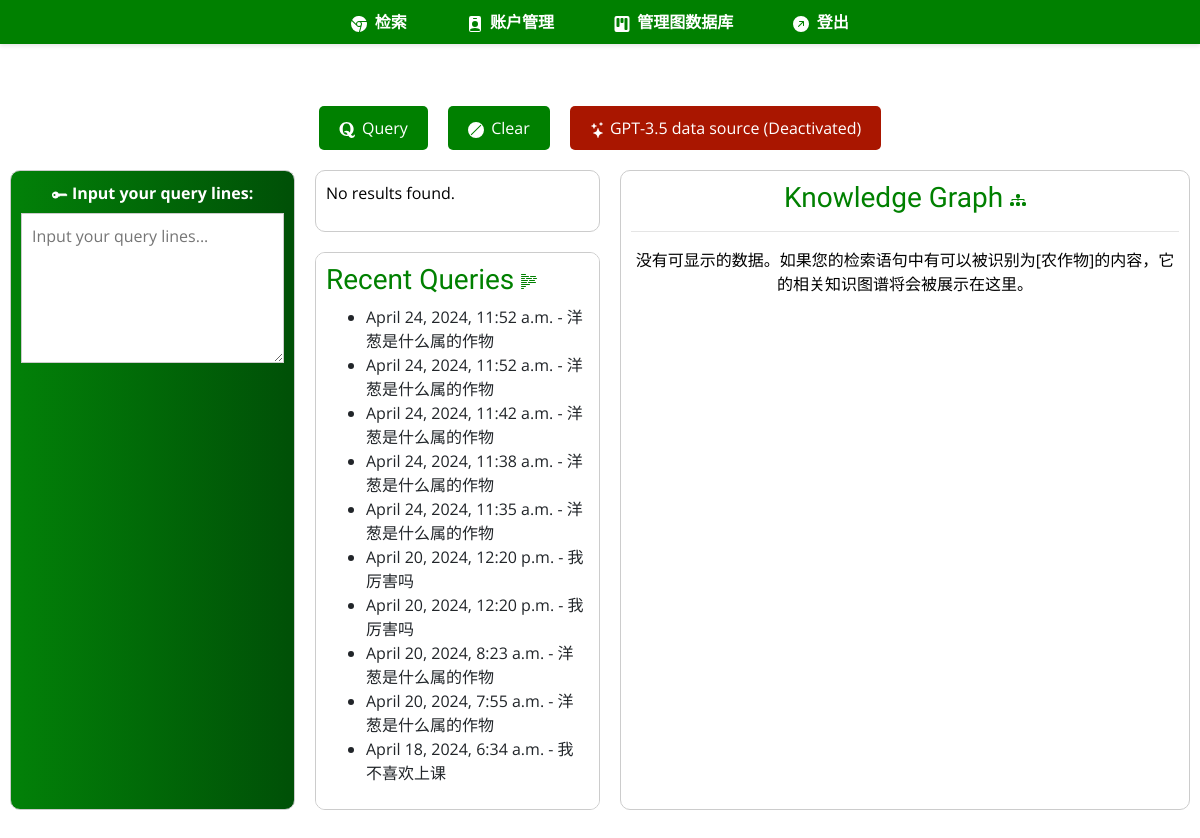
The page /query/ (signed in) on the database as committed earlier.
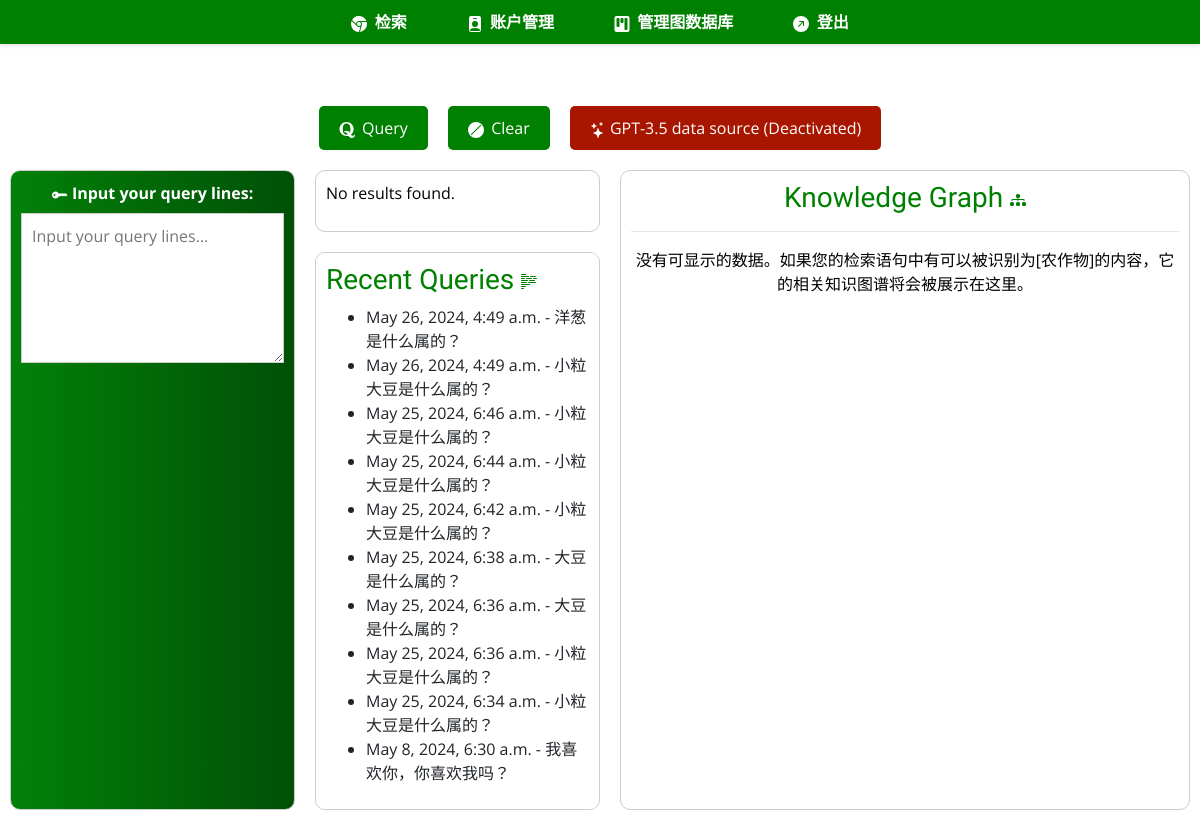
The same page on the database as committed later.
### query/models.py (models this page shows, shortened)
class QueryHistory(models.Model):
    ANSWER_STATUS_CHOICES = (
        ("KG", "Knowledge Graph"),
        ("LLM", "Large Language Model"),
        ("F", "Failed"),
        ("E", "Exception"),
    )
    user = models.ForeignKey(
        User, on_delete=models.CASCADE, related_name="query_histories"
    )
    query_content = models.TextField()
    timestamp = models.DateTimeField(default=timezone.now)
    ans_status = models.CharField(
        max_length=3, choices=ANSWER_STATUS_CHOICES, default="F"
    )

### query/views.py (the view, shortened to what this page needs)
# urls.py: path("", QueryView.as_view(), name="query-page"),
class QueryView(LoginRequiredMixin, View):
    template_name = "query/main_query.html"
    def get(self, request, *args, **kwargs):
        context = {
            "recent_queries": QueryHistory.objects.filter(
                user=self.request.user
            ).order_by("-timestamp")[:10],
        }
        return render(request, "query/main_query.html", context)

### accounts/templatetags/custom_tags.py (called while the page is built)
@register.filter(name="has_group")
def has_group(user, group_name):
    return user.groups.filter(name=group_name).exists()

### query/templates/query/main_query.html (shortened to what this page needs)
{% extends "base.html" %}
{% load static %}
{% block css_files %}
    <link rel="stylesheet" href="{% static "query/main_query.css" %}">
    <link rel="stylesheet" href="https://stackpath.bootstrapcdn.com/bootstrap/4.5.2/css/bootstrap.min.css">
    <link rel="stylesheet" href="{% static 'css/app.css' %}">
{% endblock %}
{% block content %}
    <section id="content">
        <div id="buttons-container">
            <button type="button" class="button" id="query-button">
                Query
            </button>
            <button type="button" class="button" id="clear-button">
                <svg xmlns="http://www.w3.org/2000/svg" width="16" height="16" fill="currentColor" class="bi bi-ban-fill" viewBox="0 0 16 16" style="margin-right: 0.2em;">
                  <path d="M16 8A8 8 0 1 1 0 8a8 8 0 0 1 16 0M2.71 12.584q.328.378.706.707l9.875-9.875a7 7 0 0 0-.707-.707l-9.875 9.875Z"/>
                </svg>
                Clear
            </button>
            <button type="button" class="button" id="gpt-button" data-toggle="button" aria-pressed="{% if gpt_active %}true{% else %}false{% endif %}" autocomplete="off">
                <span>
                    GPT-3.5 data source {% if gpt_active %}(Activated){% else %}(Deactivated){% endif %}
                </span>
            </button>
        </div>
        <div id="container-for-boxes">
            <div id="input-box">
                <form method="post" action="{% url 'query-page' %}">
                    <label for="query-input" style="color: white;">
                        <svg xmlns="http://www.w3.org/2000/svg" width="16" height="16" fill="currentColor" class="bi bi-key-fill" viewBox="0 0 16 16">
                          <path d="M3.5 11.5a3.5 3.5 0 1 1 3.163-5H14L15.5 8 14 9.5l-1-1-1 1-1-1-1 1-1-1-1 1H6.663a3.5 3.5 0 0 1-3.163 2M2.5 9a1 1 0 1 0 0-2 1 1 0 0 0 0 2"/>
                        </svg>
                        <strong>Input your query lines:</strong>
                    </label>
                    <textarea id="query-input" name="search_query" placeholder="Input your query lines..."></textarea>
                </form>
            </div>
            <div id="output-box">
                    {% if search_results %}
                        <div id="answer-output">
                            <p>{{ search_results }}</p>
                        </div>
                    {% else %}
                        <p>No results found.</p>
                    {% endif %}
            </div>
            <div id="recent-queries-box">
                <h3>
                    Recent Queries
                </h3>
                <ul>
                    {% for query in recent_queries %}
                        <li> {{ query.timestamp }} - {{ query.query_content }}</li>
                    {% empty %}
                        <li>No recent queries.</li>
                    {% endfor %}
                </ul>
            </div>
            <div id="graph-box">
                <h3>
                    Knowledge Graph
                </h3>
                <hr>
                <div id="graph-output">
                </div>
            </div>
        </div>
    </section>
{% endblock %}

Rows that differ between the two databases and show on the page:
no longer on this page (row unchanged): QueryHistory: timestamp "April 24, 2024, 11:52 a.m.", query_content "洋葱是什么属的作物"
no longer on this page (row unchanged): QueryHistory: timestamp "April 24, 2024, 11:52 a.m.", query_content "洋葱是什么属的作物"
no longer on this page (row unchanged): QueryHistory: timestamp "April 24, 2024, 11:42 a.m.", query_content "洋葱是什么属的作物"
no longer on this page (row unchanged): QueryHistory: timestamp "April 24, 2024, 11:38 a.m.", query_content "洋葱是什么属的作物"
no longer on this page (row unchanged): QueryHistory: timestamp "April 24, 2024, 11:35 a.m.", query_content "洋葱是什么属的作物"
no longer on this page (row unchanged): QueryHistory: timestamp "April 20, 2024, 12:20 p.m.", query_content "我厉害吗"
no longer on this page (row unchanged): QueryHistory: timestamp "April 20, 2024, 12:20 p.m.", query_content "我厉害吗"
no longer on this page (row unchanged): QueryHistory: timestamp "April 20, 2024, 8:23 a.m.", query_content "洋葱是什么属的作物"
no longer on this page (row unchanged): QueryHistory: timestamp "April 20, 2024, 7:55 a.m.", query_content "洋葱是什么属的作物"
no longer on this page (row unchanged): QueryHistory: timestamp "April 18, 2024, 6:34 a.m.", query_content "我不喜欢上课"
added QueryHistory: timestamp "May 26, 2024, 4:49 a.m.", query_content "洋葱是什么属的？"
added QueryHistory: timestamp "May 26, 2024, 4:49 a.m.", query_content "小粒大豆是什么属的？"
added QueryHistory: timestamp "May 25, 2024, 6:46 a.m.", query_content "小粒大豆是什么属的？"
added QueryHistory: timestamp "May 25, 2024, 6:44 a.m.", query_content "小粒大豆是什么属的？"
added QueryHistory: timestamp "May 25, 2024, 6:42 a.m.", query_content "小粒大豆是什么属的？"
added QueryHistory: timestamp "May 25, 2024, 6:38 a.m.", query_content "大豆是什么属的？"
added QueryHistory: timestamp "May 25, 2024, 6:36 a.m.", query_content "大豆是什么属的？"
added QueryHistory: timestamp "May 25, 2024, 6:36 a.m.", query_content "小粒大豆是什么属的？"
added QueryHistory: timestamp "May 25, 2024, 6:34 a.m.", query_content "小粒大豆是什么属的？"
added QueryHistory: timestamp "May 8, 2024, 6:30 a.m.", query_content "我喜欢你，你喜欢我吗？"
